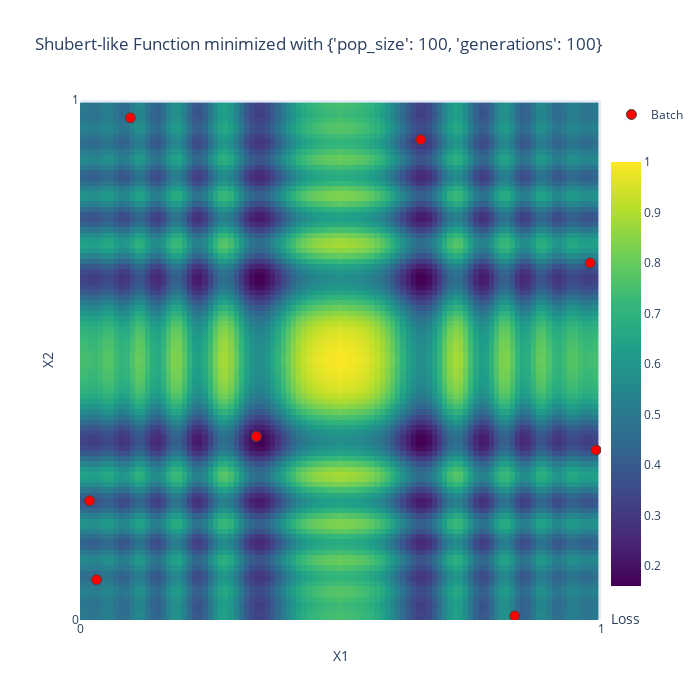

Here is the notebook cell this chart was saved with:
### Markdown cell above
### Case 1

### Code cell
# Set up the optimization
batch_size = 8
pop_size = 100
generations = 100

optimizer = MultiModalOptimizer(shubert_like_function, n_dim=n_dim, batch_size=batch_size, bounds=bounds, pop_size=pop_size, generations=generations)
X_batch, df_mmo_scores = optimizer.run_mmo()
print(df_mmo_scores.iloc[:, 1:].describe())

# If n_dim is 2, plot the results
if n_dim == 2:
    plot_results_2d(X_batch, df_mmo_scores['objective'], {'pop_size': pop_size, 'generations': generations})
elif n_dim > 2:
    print("Visualization is only available for 2D. Current dimension:", n_dim)

### Figure 1 — Plotly figure (JSON) as saved in the notebook; plotly's stock layout.template omitted (floating-point values rounded to 4 significant figures; data arrays with more than 128 entries replaced by an {"elided": "..."} marker saying what was removed)
{"data": [{"colorbar": {"len": 0.9, "thickness": 30, "title": {"side": "bottom", "text": "Loss"}, "x": 1, "xanchor": "left", "y": 0, "yanchor": "bottom"}, "colorscale": [[0, "#440154"], [0.1111, "#482878"], [0.2222, "#3e4989"], [0.3333, "#31688e"], [0.4444, "#26828e"], [0.5556, "#1f9e89"], [0.6667, "#35b779"], [0.7778, "#6ece58"], [0.8889, "#b5de2b"], [1, "#fde725"]], "type": "heatmap", "x": [0, 0.01, 0.02, 0.03, 0.04, 0.05, 0.06, 0.07, 0.08, 0.09, 0.1, 0.11, 0.12, 0.13, 0.14, 0.15, 0.16, 0.17, 0.18, 0.19, 0.2, 0.21, 0.22, 0.23, 0.24, 0.25, 0.26, 0.27, 0.28, 0.29, 0.3, 0.31, 0.32, 0.33, 0.34, 0.35, 0.36, 0.37, 0.38, 0.39, 0.4, 0.41, 0.42, 0.43, 0.44, 0.45, 0.46, 0.47, 0.48, 0.49, 0.5, 0.51, 0.52, 0.53, 0.54, 0.55, 0.56, 0.57, 0.58, 0.59, 0.6, 0.61, 0.62, 0.63, 0.64, 0.65, 0.66, 0.67, 0.68, 0.69, 0.7, 0.71, 0.72, 0.73, 0.74, 0.75, 0.76, 0.77, 0.78, 0.79, 0.8, 0.81, 0.82, 0.83, 0.84, 0.85, 0.86, 0.87, 0.88, 0.89, 0.9, 0.91, 0.92, 0.93, 0.94, 0.95, 0.96, 0.97, 0.98, 0.99], "y": [0, 0.01, 0.02, 0.03, 0.04, 0.05, 0.06, 0.07, 0.08, 0.09, 0.1, 0.11, 0.12, 0.13, 0.14, 0.15, 0.16, 0.17, 0.18, 0.19, 0.2, 0.21, 0.22, 0.23, 0.24, 0.25, 0.26, 0.27, 0.28, 0.29, 0.3, 0.31, 0.32, 0.33, 0.34, 0.35, 0.36, 0.37, 0.38, 0.39, 0.4, 0.41, 0.42, 0.43, 0.44, 0.45, 0.46, 0.47, 0.48, 0.49, 0.5, 0.51, 0.52, 0.53, 0.54, 0.55, 0.56, 0.57, 0.58, 0.59, 0.6, 0.61, 0.62, 0.63, 0.64, 0.65, 0.66, 0.67, 0.68, 0.69, 0.7, 0.71, 0.72, 0.73, 0.74, 0.75, 0.76, 0.77, 0.78, 0.79, 0.8, 0.81, 0.82, 0.83, 0.84, 0.85, 0.86, 0.87, 0.88, 0.89, 0.9, 0.91, 0.92, 0.93, 0.94, 0.95, 0.96, 0.97, 0.98, 0.99], "z": {"elided": "100x100 float values"}}, {"hoverinfo": "text", "marker": {"color": "red", "line": {"width": 1}, "size": 10, "symbol": "circle"}, "mode": "markers", "name": "Batch", "text": ["rank: 1, loss: 0.1710", "rank: 2, loss: 0.2973", "rank: 3, loss: 0.5090", "rank: 4, loss: 0.4896", "rank: 5, loss: 0.4527", "rank: 6, loss: 0.3691", "rank: 7, loss: 0.4393", "rank: 8, loss: 0.3821"], "type": "scatter", "x": [0.3386, 0.6542, 0.8344, 0.09658, 0.03156, 0.9906, 0.9792, 0.01842], "y": [0.3528, 0.9238, 0.007829, 0.9656, 0.07756, 0.3269, 0.6866, 0.2293]}], "layout": {"height": 700, "showlegend": true, "title": {"text": "Shubert-like Function minimized with {'pop_size': 100, 'generations': 100}"}, "width": 700, "xaxis": {"range": [0, 1], "tickmode": "array", "ticktext": [0, 1], "tickvals": [0, 1], "title": {"text": "X1"}}, "yaxis": {"range": [0, 1], "tickmode": "array", "ticktext": [0, 1], "tickvals": [0, 1], "title": {"text": "X2"}}}}
